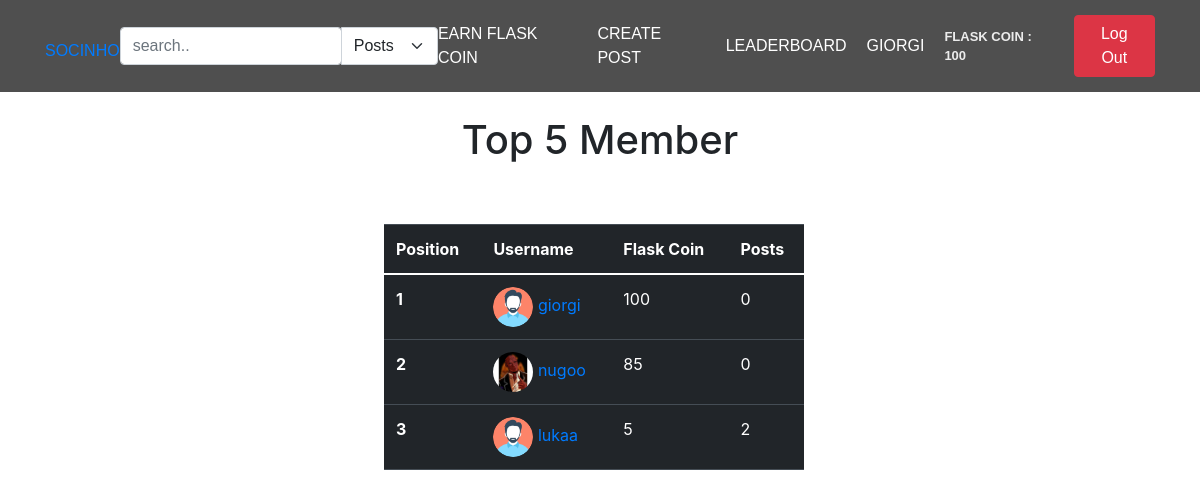
The page /leaderboard (signed in) on the database its author committed.
### app/main/models.py (models this page shows, shortened)
class User(db.Model, UserMixin):
    id = db.Column(db.Integer, primary_key=True)
    username = db.Column(db.String(80), unique=True)
    email = db.Column(db.String(50), nullable=False)
    password = db.Column(db.String(50), nullable=False)
    user_image = db.Column(db.String(80), default='static/pfp/default.png')
    flask_coin = db.Column(db.Integer, default=100)
    privacy = db.Column(db.String(50), default='public')
    posts = db.relationship('Post', backref='user', lazy=True, cascade="all, delete-orphan")
    followers = db.relationship('Follow', foreign_keys='Follow.following_to_id', backref='following_to', lazy='dynamic', cascade="all, delete-orphan", uselist=True)
    following = db.relationship('Follow', foreign_keys='Follow.following_from_id', backref='following_from', lazy='dynamic', cascade="all, delete-orphan", uselist=True)
    likes = db.relationship('Like', backref='user', lazy=True, cascade="all, delete-orphan")
    def delete(self):
        db.session.delete(self)
        db.session.commit()

### app/main/views.py (the view)
@main_bp.route('/leaderboard')
@login_required
def leaderboard():
    users = User.query.order_by(User.flask_coin.desc()).limit(5).all()
    user_data = []
    for user in users:
        post = Post.query.filter(Post.user_id == user.id, Post.post_type != 'anonym').all()
        user_data.append({
            'user': user,
            'posts': len(post)
        })
    return render_template('leaderboard.html', users=user_data)

### app/main/views.py (called while the page is built)
@login_manager.user_loader
def load_user(user_id):
    return User.query.get(user_id)

### app/main/templates/leaderboard.html (shortened to what this page needs)
{% extends "main.html" %}
{% block content %}
<div class='leaderboard'>
  <h1>Top 5 Member</h1>
</div>
<table class="table table-dark" style='width: 35%;margin-left:32%;margin-top:5%;'>
  <thead>
    <tr>
      <th scope="col">Position</th>
      <th scope="col">Username</th>
      <th scope="col">Flask Coin</th>
      <th scope="col">Posts</th>
    </tr>
  </thead>
  <tbody>
    {% for user in users %}
    <tr>
      <th scope="row">{{loop.index}}</th>
      <td>
      <a href="{{ url_for('main.users_profile', user_id=user['user'].id) }}">
        <img src="{{user['user'].user_image}}" alt="pfp" width="40" height="40" style="border-radius: 50%;">
        {{user['user'].username}}
        </td>
      <td>{{user['user'].flask_coin}}</td>
      <td>{{user['posts']}}</td>
    </tr>
    {% endfor %}
  </tbody>
</table>
{% endblock content %}

### app/main/templates/main.html (shortened to what this page needs)
<!DOCTYPE html>
<html lang="en">
<head>
    <link rel="stylesheet" href="https://cdn.jsdelivr.net/npm/bootstrap@5.0.0-alpha1/dist/css/bootstrap.min.css">
    <link rel="stylesheet" href="{{ url_for('static', filename='style.css') }}">
    <link rel="stylesheet" href="https://cdn.jsdelivr.net/npm/bootstrap@4.3.1/dist/css/bootstrap.min.css">
</head>
<body>
    <header class="main-header">
        <div class="container">
            <li class="socinho" ><a href="{{ url_for('main.index') }}">SOCINHO</a> </li>
            {% if current_user.is_authenticated %}
                <form action="{{ url_for('main.search') }}" method="post">
                    <div class="input-group">
                        <input  type="search" class="form-control rounded" placeholder="search.." aria-label="Search" aria-describedby="search-addon" name="search" required />
                        <select class="form-select" aria-label="Default select example" onchange="this.form.submit()" name="search_filter">
                            <option value="posts" >Posts</option>
                        </select>
                    </div>
                </form>
            {% endif %}
            <nav class="main-navigation">
                {% if current_user.username %}
                    <li><a href="{{ url_for('main.play_for_earn') }}">Earn Flask Coin </a></li>
                    <li><a href="/create-post" data-toggle="modal" data-target="#mymodal">Create Post</a></li>
                    <li><a href="/leaderboard">Leaderboard</a></li>
                    <li><a href="{{ url_for('main.user_profile') }}">{{current_user.username}}</a></li>
                    <li><p class="balance" style="margin: 0">Flask Coin : {{ current_user.flask_coin }}</p>
                {% endif %}
            </nav>
            <div>
                {% if current_user.username %}
                    <li>
                        <form action="{{ url_for('main.logout') }}">
                            <button name="submit" type="submit" class="btn btn-danger">Log Out</button>
                        </form>
                    </li>
                {% endif %}
            </div>
        </div>
    </header>
    {% block content %}
    {% endblock %}
</body>
</html>

### app/main/static/style.css (style rules this page uses)
body { background-color: #000; }
body { background-color: rgb(156, 205, 226); }
li { list-style-type: none; }
.main-header { top: 0; padding: 15px; width: 100%; background-color: rgba(35, 35, 35, 0.8); z-index: 11; }
.main-header .container { font-family: "Source Sans Pro Bold", sans-serif; display: flex; align-items: center; justify-content: space-between; text-transform: uppercase; }
.main-header .container .main-navigation { transition: 1s height; text-transform: uppercase; display: flex; align-items: center; }
.main-header .container .main-navigation li { width: fit-content; margin-right: 20px; padding: 0; }
.main-header .container .main-navigation li a { font-size: 16px; color: white; -webkit-transition: 0.3s; -moz-transition: 0.3s; -o-transition: 0.3s; transition: 0.3s; }
.balance { font-size: 13px; font-weight: bold; color: #ececec; }
body { background-color:#545454; font-family: "Poppins", sans-serif; font-weight: 300; }
.leaderboard { text-align: center; margin-top: 2%; }
.rounded { width: 55% !important; }
.socinho { margin-top: 10px; }

### rows shown on the page
User: username "GIORGI", flask_coin "100", user.user_image (placeholder picture), user.username "giorgi", user.flask_coin "100"
User: user.user_image (picture), user.username "nugoo", user.flask_coin "85"
User: user.user_image (placeholder picture), user.username "lukaa", user.flask_coin "5"

### other values the page prints
{{ user['posts'] }} "0" "0" "2"
